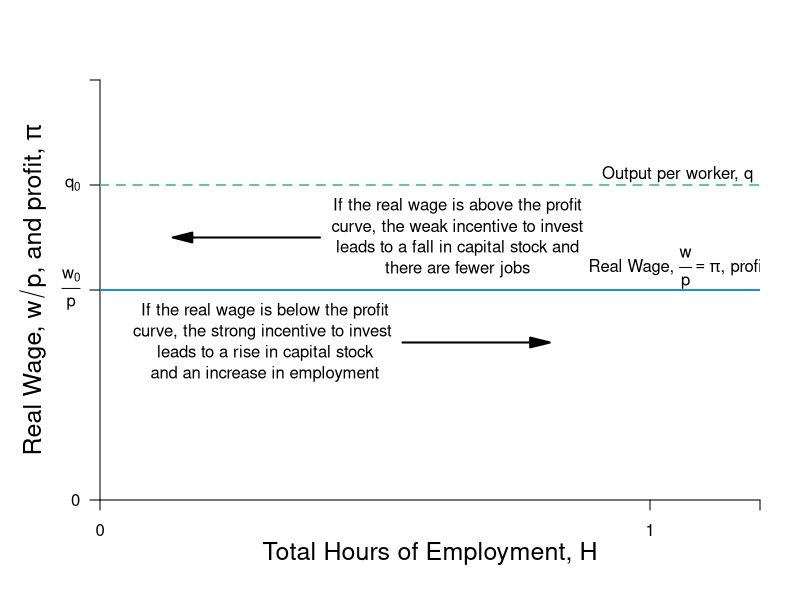

Write the R code that produced this figure.
require(ggplot2)
require(shape)
require(plotrix)
pdf(file = "employment/real_wage_profit.pdf", width = 9, height = 7)

#Set parameters for graphics
axislabelsize <- 1.5
graphlinewidth <- 3

COL <- c("#7fc97f", "#beaed4", "#fdc086", "#ffff99", "#386cb0", "#f0027f", "#bf5b17", "#666666")
COLA <- c("#99d8c9","#66c2a4","#41ae76", "#238b45", "#005824")
COLB <- c("#4eb3d3", "#2b8cbe", "#0868ac","#084081")

WageFn <- function(H, delta = 5) {
  delta /(1 - H)
}

#COL <- c("#1B9E77", "#D95F02", "#7570B3", "#E7298A", "#66A61E", "#E6AB02", "#A6761D", "#666666")
COL <- c("#7fc97f", "#beaed4", "#fdc086", "#ffff99")
par(mar =  c(5, 5, 4, 2))
xlims <- c(0, 1.2)
ylims <- c(0, 40)


plot(0, 0, xlim = xlims, ylim = ylims, type = "n",
     xlab = expression(paste("Total Hours of Employment, ", H)),
     ylab = expression(paste("Real Wage, ", w/p, ", and profit, ", pi)),
     xaxt = "n", 
     yaxt = "n",
     cex.lab = axislabelsize, 
     line = 2.5,
     bty = "n", 
     xaxs="i", 
     yaxs="i")

npts <- 500 
npts2 <- 501
#Specify the sequences of points for graphing. 
xx1 <- seq(xlims[1], 0.9, length.out = npts)
xx2 <- seq(xlims[1], xlims[2], length.out = npts)
xx3 <- seq(xlims[1], xlims[2], length.out = npts2)
xx4 <- seq(xlims[1], 25, length.out = npts2)

#Draw the lines for the graphs
#lines(xx1, WageFn(xx1), col = COL[1], lwd = 4)
#lines(xx2, solowCondition(xx2, delta = 5), col = COL[3], lwd = 4)
#lines(xx2, solowInfeas(xx2, delta = 5), col = COL[1], lwd = 4, lty = 2)

#Customize ticks and labels for the plot
ticksy <- c(0, 20, 30, 40)
ylabels <- c(0, expression(paste(frac(w[0], p))),  expression(paste(q[0])), NA)
ticksx <- c(0, 1, xlims[2])
xlabels <- c(0, 1.0, NA)
axis(1, at = ticksx, pos = 0, labels = xlabels)
axis(2, at = ticksy, pos = 0, labels = ylabels, las = 1)

#Annotation of the  graphs
text(1.05, 22, expression(paste("Real Wage, ", frac(w,p) == pi, ", profit")))


text(1.05, 31, expression(paste("Output per worker, ", q)))
#Line for the absolute maximum quality
#segments(1, 0, 1, 42, lty = 2, lwd = 3, col = "darkgray")
#segments(0.75, 0, 0.75, 20, lty = 2, lwd = 2, col = "darkgray")

#Arrow to Slope of BRF
#Arrows(0.2, 19, 0.2, 10, col = "black", lty = 1, lwd = 2, arr.type = "triangle")
text(0.3, 18, expression(paste("If the real wage is below the profit")))
text(0.3, 16, expression(paste("curve, the strong incentive to invest ")))
text(0.3, 14, expression(paste("leads to a rise in capital stock")))
text(0.3, 12, expression(paste("and an increase in employment")))
Arrows(0.55, 15, 0.8, 15, col = "black", lty = 1, lwd = 2, arr.type = "triangle")

# Arrows(0.6, 19, 0.6, 10, col = "black", lty = 1, lwd = 2, arr.type = "triangle")
text(0.65, 28, expression(paste("If the real wage is above the profit")))
text(0.65, 26, expression(paste("curve, the weak incentive to invest")))
text(0.65, 24, expression(paste("leads to a fall in capital stock and")))
text(0.65, 22, expression(paste("there are fewer jobs")))
Arrows(0.4, 25, 0.15, 25, col = "black", lty = 1, lwd = 2, arr.type = "triangle")

#Arrows(0.8, 15, 0.8, 19, col = "black", lty = 1, lwd = 2, arr.type = "triangle")
#Arrows(0.8, 15, 0.8, 6, col = "black", lty = 1, lwd = 2, arr.type = "triangle")
#text(0.92, 12.5, expression(paste("Employment Rent")))

#Text to indicate delta = 5
#text(0.2, 38, expression(paste("Wage Function")))
#text(0.2, 36, expression(paste("set to ", delta, " = 5")))


#Zero profit condition 
segments(0, 20, xlims[2], 20, lty = 1, lwd = 2, col = COLB[2])
segments(0, 30, xlims[2], 30, lty = 2, lwd = 2, col = COLA[2])
# segments(0.75, 20, 1.2, 20, lty = 2, lwd = 2, col = "darkgray")

#Unemployment benefits & a
# segments(0, 5, 1.2, 5, lty = 2, lwd = 2, col = "darkgray")
# segments(0, 2.5, 1.2, 2.5, lty = 2, lwd = 2, col = "darkgray")

#Zero profit condition
# text(1.02, 21, expression(paste("Zero profit condition, ", w == w[0])))
# text(0.97, 6, expression(paste(b + a)))
# text(0.97, 3.5, expression(paste(b, " (unemployment benefits)")))
#text(1.08, 36, expression(paste("level of")))
#text(1.08, 34, expression(paste("employment, ", bar(H))))


dev.off()